Frame 1 (no input): blank canvas, image omitted
Frame 60 (no input): blank canvas, image omitted
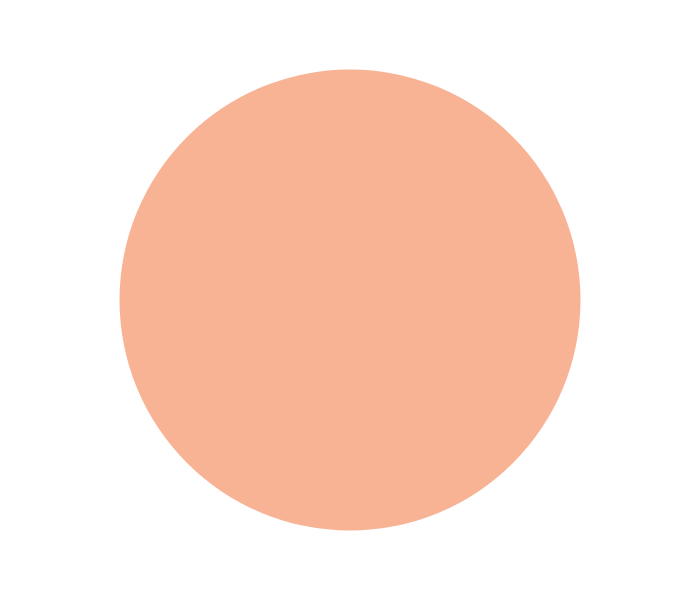
Frame 120 (the mouse pressed at the canvas centre since frame 60)

The p5.js sketch whose frames 1 and 60 were blank and that drew this single picture after the mouse press (run headless with seeded random() and noise() and a simulated clock; from frame 60 on, the mouse is pressed at the canvas centre):

// p5.js sketch
// ── sketch.js
//Function setup
function setup() {
  // createCanvas(width, height)
  createCanvas(700, 600);
  noStroke();
  background("#fff");
}

//Function draw
function draw() {
  //For mouse interaction
  let brushDiameter = dist(mouseX, mouseY, pmouseX, pmouseY);
  if (mouseIsPressed) {
    noStroke();
    // Generate random values for red, green, and blue components for fill color
    let randomRedFill = random(255);
    let randomGreenFill = random(255);
    let randomBlueFill = random(255);
    // fill(red, green, blue, alpha) 0 - 255
    fill(randomRedFill, randomGreenFill, randomBlueFill, 128);
    // circle(x, y, diameter)
    circle(mouseX, mouseY, brushDiameter); 
  } else {
    noFill();
    // Generate random values for red, green, and blue components for stroke color
    let randomRedStroke = random(255);
    let randomGreenStroke = random(255);
    let randomBlueStroke = random(255);
    stroke(randomRedStroke, randomGreenStroke, randomBlueStroke); 
    // stroke(red, green, blue) 0 - 255
    circle(mouseX, mouseY, brushDiameter);
  }
}
